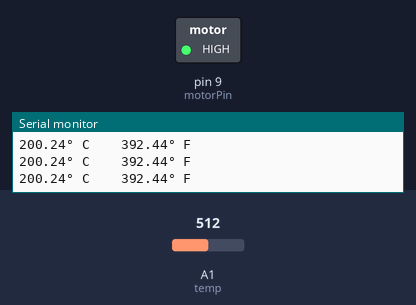
Simulated run of this sketch. Board: Arduino Uno, built with avr-gcc and run on an emulated ATmega328P. Parts: switched loads named in the sketch (green lamp = pin HIGH), the last lines printed to the serial monitor. Inputs (shaded band) come from the test bench; at power-on: A1 (temp) = 512.

Above: at 1.2 s.
1.3 s: A1 (temp) set to 171
4.3 s: A1 (temp) set to 142
At 5.3 s:
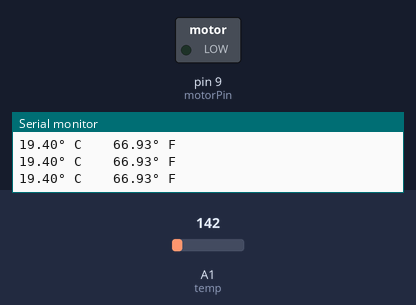
5.8 s: A1 (temp) set to 306
At 7.0 s:
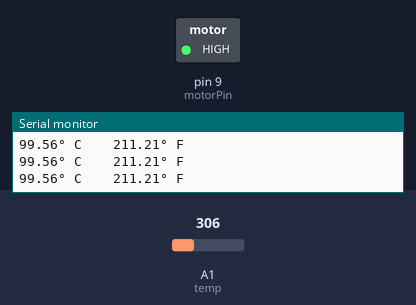
7.3 s: A1 (temp) set to 122
At 8.3 s:
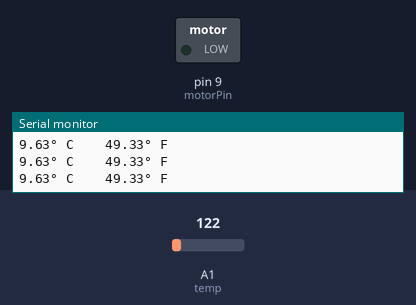
Timing chart, 0 to 9.8 s (numbered marks = the images above; inputs shaded):
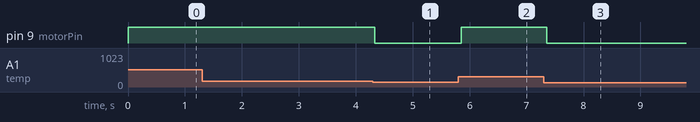

Measured:
- the behaviour switches between 158 and 157 on A1 (temp) (found by bisection; images 0 and 1)
- after the input at 4.3 s, pin 9 (motorPin): HIGH → LOW at once
- after the input at 5.8 s, pin 9 (motorPin): LOW → HIGH after 0.05 s
- after the input at 7.3 s, pin 9 (motorPin): HIGH → LOW after 0.06 s

The sketch:

CS207Lab5_0.ino
```cpp
const int motorPin = 9;
const int temp = A1;

float AnalogToVolts(int reading);
void setup() {
  // put your setup code here, to run once:
  Serial.begin(9600);
  pinMode(motorPin, OUTPUT);
  pinMode(temp, INPUT);
}

float temperaturec;
float temperaturef;

void loop()
{
  temperaturec = AnalogToTemp();      //Function call
  temperaturef = temperaturec * (1.8) + 32; //conversion from c to f degrees
  Serial.print(temperaturec);
  Serial.print("° C    ");
  Serial.print(temperaturef);
  Serial.println("° F    ");
  motorON(temperaturec);              //function call to verify if the fan should turn on
}

// Functions Definition
float AnalogToTemp()
{
  float volts;
  float temp;
  volts = analogRead(A1)/1023.0 *5.0;  //Read the volts and converts it
  temp=volts*100-50;                   //Conversion from volts to celsius
  return temp; //Return result
}

void motorON(float temp){
  if(temp>=27.0){                     //conditional of temperature
    digitalWrite(motorPin, HIGH);     //turns on
  }
  else{
    digitalWrite(motorPin, LOW);      //turns off
  }
}
```
